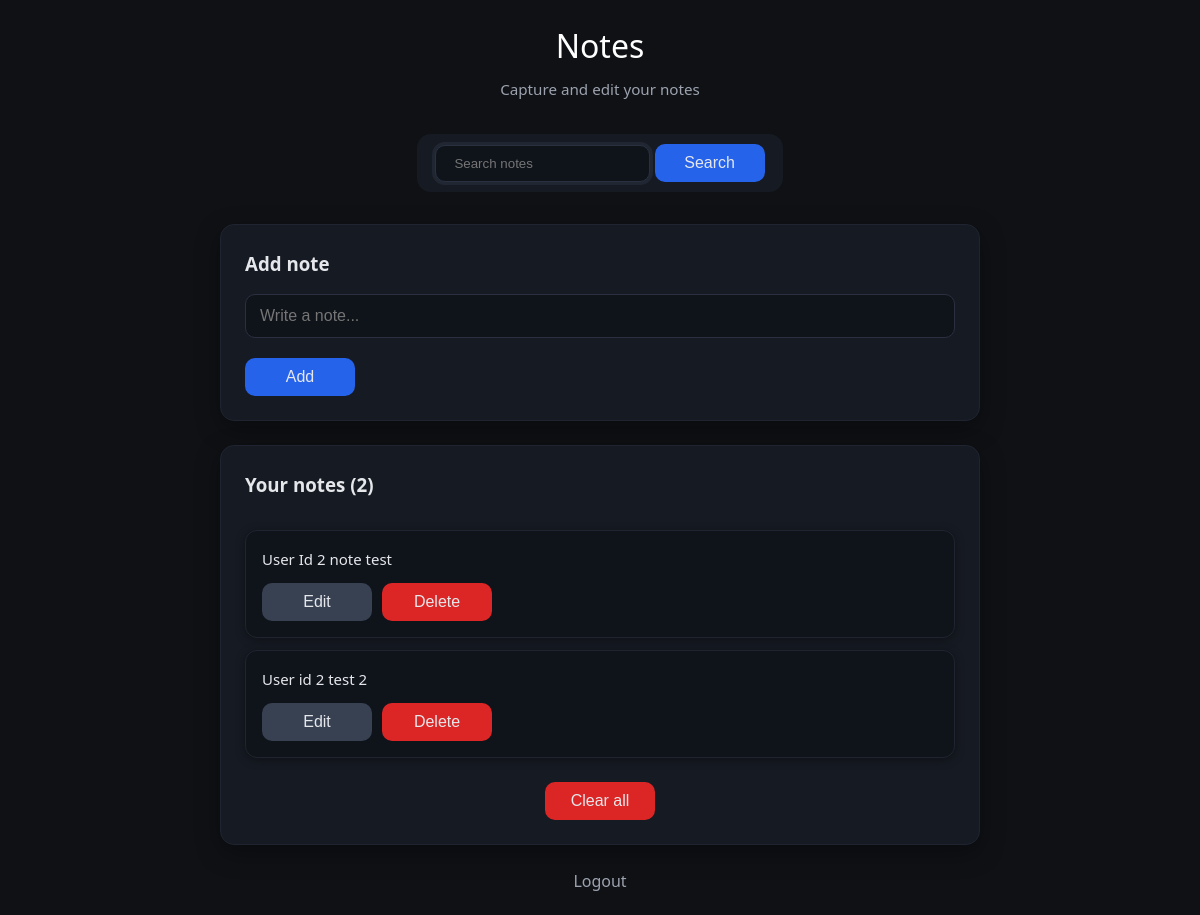
/ (signed in), run on an earlier commit of the app's database.
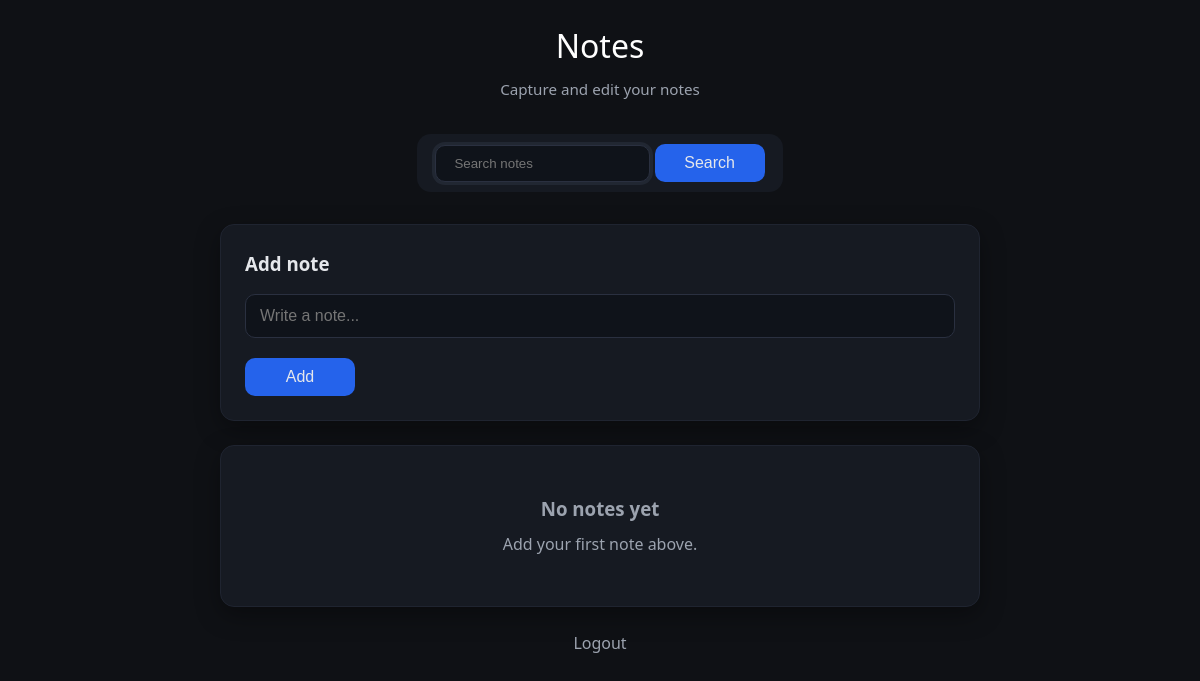
And on a later commit of the database.
### main.py (models this page shows, shortened)
class Note(db.Model):
    id = db.Column(db.Integer, primary_key=True)
    content = db.Column(db.String(200), nullable=False)
    user_id = db.Column(db.Integer, ForeignKey('user.id'))

### main.py (the view, shortened to what this page needs)
@app.route('/', methods =['POST', 'GET'])
def noteTake():
    authCheck = loginCheck()
    if authCheck:
        return authCheck
    user_id = session['user_id']
    allNotes = Note.query.filter_by(user_id=user_id).all()
    return render_template('form.html', notes=allNotes)

### main.py (called while the page is built)
def loginCheck():
    if 'user_id' not in session:
        flash("Please login to view this page", "error")
        return redirect(url_for('signin'))
    return None

### templates/form.html (shortened to what this page needs)
<!DOCTYPE html>
<html lang="en">
<head>
    <link rel="stylesheet" href="{{ url_for('static', filename='css/style.css') }}">
</head>
<body>
    <div class="container">
        <div class="header">
            <h1 class="home-link"><a href="/">Notes</a></h1>
            <p>Capture and edit your notes</p>
        </div>
        <div class="search-container">
            <div class="search-bar">
            <form action="/search" method="POST">
                <input type = "text" name="search-query" placeholder="Search notes" class="search-input" value="{{ search_query }}">
                <button type="submit" class="btn btn-primary">Search</button>
            </form>
        </div>
        </div>
        <div class="card">
            {% if editing_i is defined %}
                <div class="edit-form">
                    <h3>Edit note</h3>
                    <form action="{{ url_for('edit_note', i=editing_i) }}" method="POST">
                        <div class="form-group">
                            <input type="text" name="text" value="{{ editing_text }}" class="form-control" required>
                        </div>
                        <div class="note-actions">
                            <button type="submit" class="btn btn-success">Update</button>
                            <a href="{{ url_for('noteTake') }}" class="btn btn-secondary">Cancel</a>
                        </div>
                    </form>
                </div>
            {% else %}
                <h3 style="margin-bottom: 16px;">Add note</h3>
                <form action="/" method="POST">
                    <div class="form-group">
                        <input type="text" name="text" placeholder="Write a note..." class="form-control" required>
                    </div>
                    <button type="submit" class="btn btn-primary">Add</button>
                </form>
            {% endif %}
        </div>
        {% if notes %}
            <div class="card">
                <h3 style="margin-bottom: 16px;">Your notes ({{ notes|length }})</h3>
                <div class="notes-container">
                    {% for note in notes %}
                        <div class="note-item">
                            <div class="note-content">
                                {{ note.content }}
                            </div>
                            <div class="note-actions">
                                <form action="{{ url_for('edit_note', i=note.id) }}" method="GET">
                                    <button type="submit" class="btn btn-secondary">Edit</button>
                                </form>
                                <form action="{{ url_for('delete_note', i=note.id) }}" method="POST">
                                    <button type="submit" class="btn btn-danger">Delete</button>
                                </form>
                            </div>
                        </div>
                    {% endfor %}
                </div>
                <div style="margin-top: 24px; text-align: center;">
                    <form action="/clear_notes" method="POST" style="display: inline;">
                        <button type="submit" class="btn btn-danger" onclick="return confirm('Delete all notes?')">Clear all</button>
                    </form>
                </div>
            </div>
        {% else %}
            <div class="card">
                <div style="text-align: center; padding: 24px 16px;">
                    <h3 style="color: #9ca3af; margin-bottom: 8px;">No notes yet</h3>
                    <p style="color: #9ca3af;">Add your first note above.</p>
                </div>
            </div>
        {% endif %}
        <div class="nav-links">
            <a href="{{ url_for('logout') }}">Logout</a>
        </div>
    </div>
</body>
</html>

What changed in the data, as far as the page shows it:
removed Note: content "User Id 2 note test"
removed Note: content "User id 2 test 2"
Also different on the page:
{{ notes|length }}: "2" → (not shown)
text no longer shown: "Your notes ( ) Clear all"
text now shown: "No notes yet Add your first note above."
